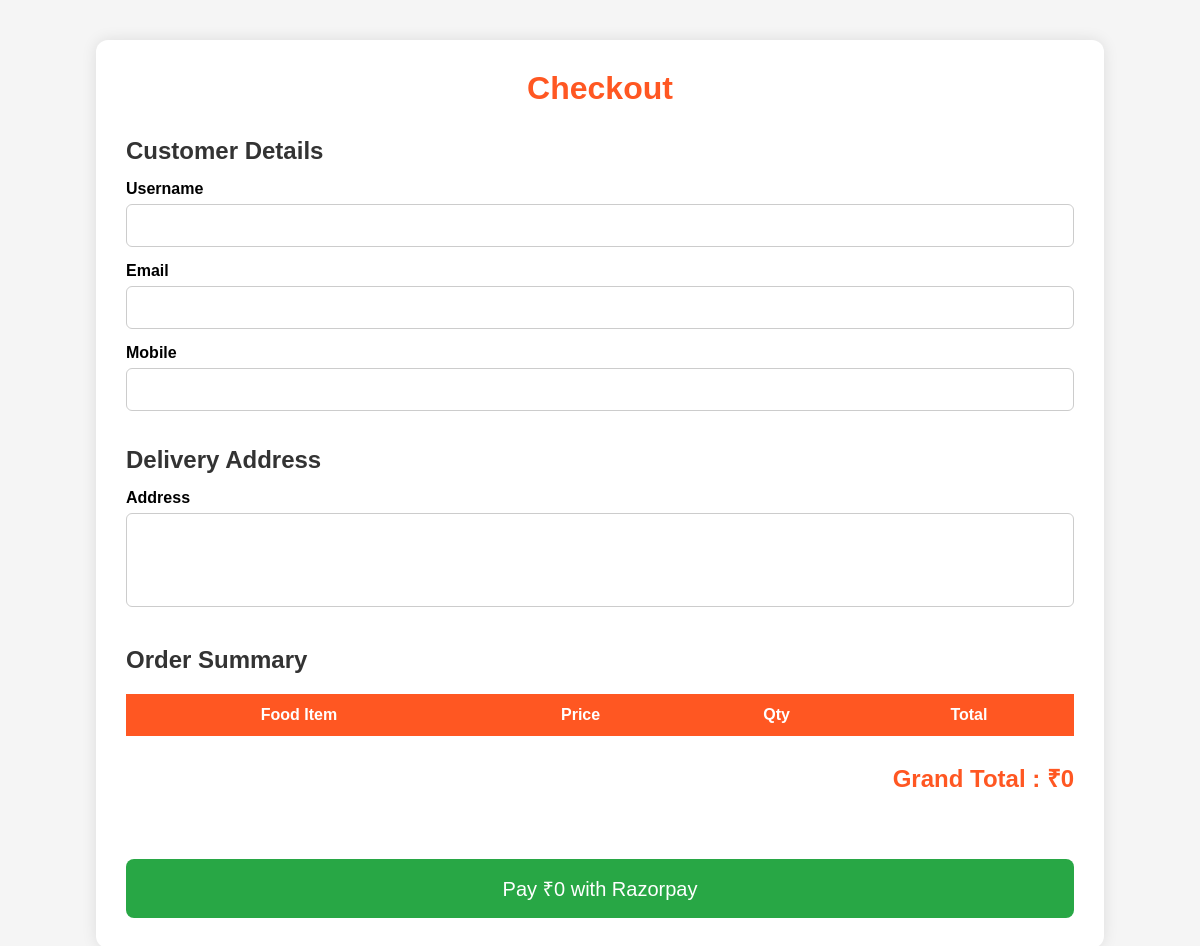
Before: /checkout/ (signed in) with the older database file.
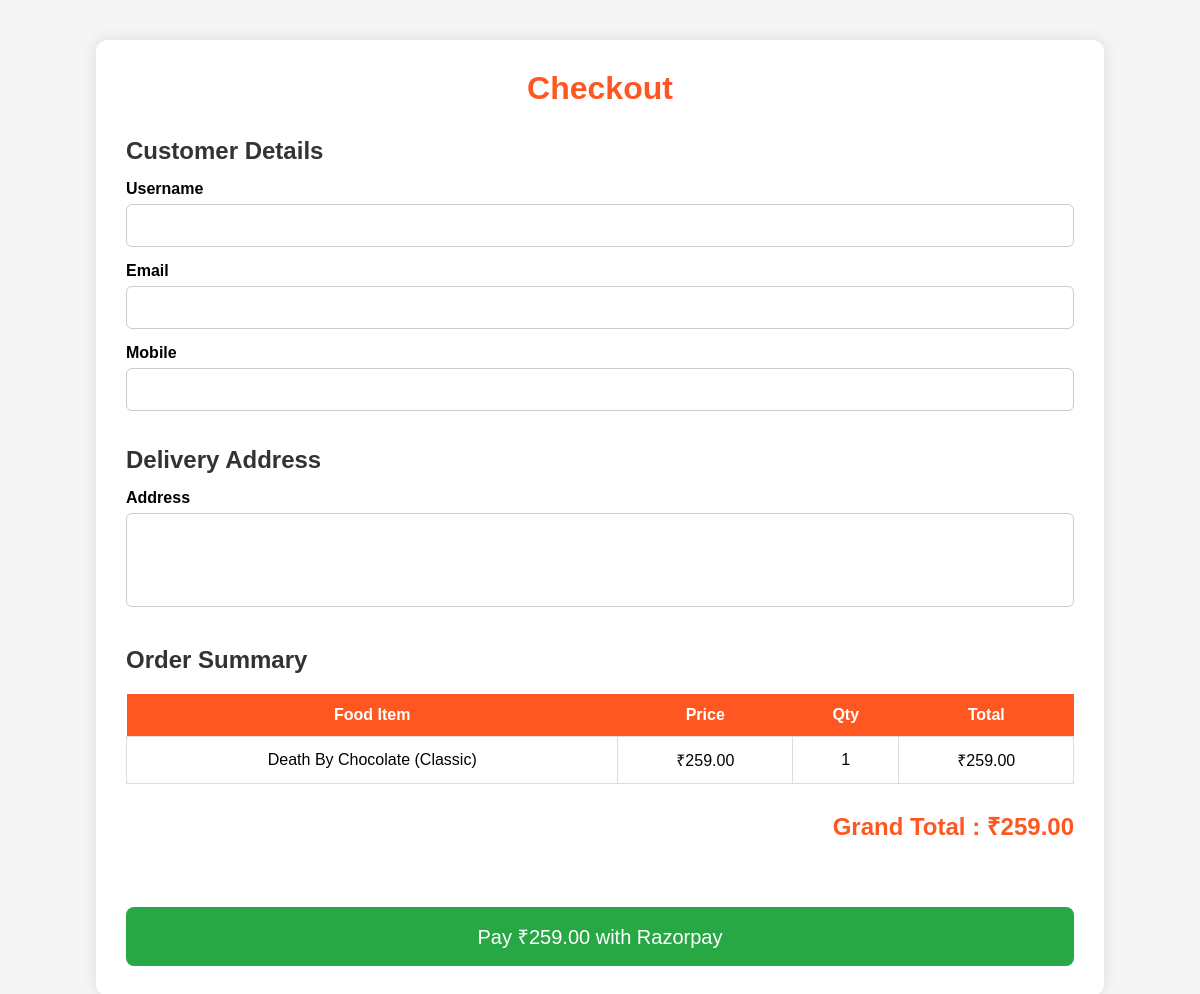
After: the same page with the newer database file.
### delivery/models.py (models this page shows, shortened)
class Cart(models.Model):
    customer = models.ForeignKey(
        Customer,
        on_delete=models.CASCADE
    )
    menu = models.ForeignKey(
        Menu,
        on_delete=models.CASCADE
    )
    quantity = models.PositiveIntegerField(default=1)
    added_at = models.DateTimeField(auto_now_add=True)
    def total(self):
        return self.quantity * self.menu.price

class Menu(models.Model):
    restaurant = models.ForeignKey(
        Restaurant,
        on_delete=models.CASCADE,
        related_name="menus"
    )
    item_name = models.CharField(max_length=100)
    price = models.DecimalField(max_digits=8, decimal_places=2)
    category = models.CharField(max_length=50)
    description = models.TextField(blank=True)
    image = models.URLField(blank=True)

### delivery/views.py (the view)
# urls.py: path("checkout/", views.checkout, name="checkout"),
def checkout(request):
    customer = Customer.objects.get(
        id=request.session["customer_id"]
    )
    cart_items = Cart.objects.filter(customer=customer)
    grand_total = sum(
        item.quantity * item.menu.price
        for item in cart_items
    )
    client = razorpay.Client(
        auth=(
            settings.RAZORPAY_KEY_ID,
            settings.RAZORPAY_KEY_SECRET
        )
    )
    payment = client.order.create({
        "amount": int(grand_total * 100),
        "currency": "INR",
        "payment_capture": 1
    })
    context = {
        "cart_items": cart_items,
        "total_price": grand_total,
        "amount": payment["amount"],
        "order_id": payment["id"],
        "razorpay_key": settings.RAZORPAY_KEY_ID,
        "username": customer.username,
    }
    return render(
        request,
        "delivery/checkout.html",
        context
    )

### delivery/templates/delivery/checkout.html (shortened to what this page needs)
{% load static %}
<!DOCTYPE html>
<html lang="en">
<head>
</head>
<body>
<div class="container">
<h1>Checkout</h1>
<div class="section">
<h2>Customer Details</h2>
<label>Username</label>
<input
type="text"
value="{{ customer.username }}"
readonly>
<label>Email</label>
<input
type="email"
value="{{ customer.email }}"
readonly>
<label>Mobile</label>
<input
type="text"
value="{{ customer.mobile }}"
readonly>
</div>
<div class="section">
<h2>Delivery Address</h2>
<label>Address</label>
<textarea
id="address"
rows="4">{{ customer.address }}</textarea>
</div>
<div class="section">
<h2>Order Summary</h2>
<table>
<tr>
<th>Food Item</th>
<th>Price</th>
<th>Qty</th>
<th>Total</th>
</tr>
{% for item in cart_items %}
<tr>
<td>{{ item.menu.item_name }}</td>
<td>₹{{ item.menu.price }}</td>
<td>{{ item.quantity }}</td>
<td>₹{{ item.total }}</td>
</tr>
{% endfor %}
</table>
<div class="total-box">
<h2>Grand Total : ₹{{ total_price }}</h2>
</div>
</div>
<button id="rzp-button" class="pay-btn">
Pay ₹{{ total_price }} with Razorpay
</button>
</div>
</body>
</html>

Changed rows visible on the page:
added Cart: menu.item_name "Death By Chocolate (Classic)", menu.price "259.00", quantity "1", total "259.00"
Other visible differences:
{{ total_price }}: "0" → "259.00"
